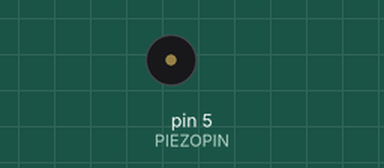
The sketch below on a simulated Arduino Uno, built with avr-gcc and run on an emulated ATmega328P. Parts: buzzer (waves = sounding).

Above: at 0.4 s.
At 2.4 s:
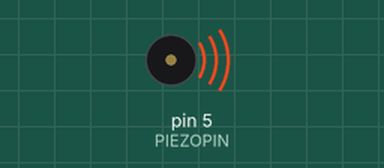
Timing chart, 0 to 8.3 s (numbered marks = the images above):
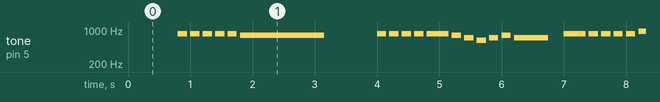

The sketch:

robot-dance.ino
```cpp
int PIEZOPIN = 5;

// One octave of notes between A4 and A5
int note_A4 = 440;
int note_As4 = 466; int note_Bb4 = note_As4;
int note_B4 = 494;
int note_C5 = 523;
int note_Cs5 = 554; int note_Db5 = note_Cs5;
int note_D5 = 587;
int note_Ds5 = 622; int note_Eb5 = note_Ds5;
int note_E5 = 659;
int note_F5 = 698;
int note_Fs5 = 740; int note_Gb5 = note_Fs5;
int note_G5 = 784;
int note_Gs5 = 830; int note_Ab5 = note_Gs5;

int note_A5 = note_A4 * 2;
int note_As5 = note_As4 * 2; int note_Bb5 = note_As5;
int note_B5 = note_B4 * 2;

int note_rest = -1;

// note lengths defined here
long whole_note = 1600; // change tempo by changing duration of one measure
long half_note = whole_note / 2;
long quarter_note = whole_note / 4;
long eighth_note = whole_note / 8;
long sixteenth_note = whole_note / 16;

// song is stored as notes and duration of those notes
long worknotes[11][2] = {
  {note_Eb5, eighth_note}, {note_B4, eighth_note}, {note_B4, eighth_note}, {note_Cs5, eighth_note},
  {note_Cs5, eighth_note}, {note_Cs5, sixteenth_note}, {note_B4, sixteenth_note}, {note_Eb5, sixteenth_note},
  {note_Fs5, sixteenth_note}, {note_E5, sixteenth_note}, {note_Eb5, sixteenth_note}
  };

// Everything is Awesome
long awesome_notes[35][2] = {
  // Measure 0
  {note_rest, eighth_note * 4},
  {note_Ab5, eighth_note},
  {note_Ab5, eighth_note},
  {note_Ab5, eighth_note},
  {note_Ab5, eighth_note},
  // Measure 1
  {note_Ab5, eighth_note},
  {note_G5, eighth_note * 7},
  // Measure 2
  {note_rest, eighth_note * 4},
  {note_Ab5, eighth_note},
  {note_Ab5, eighth_note},
  {note_Ab5, eighth_note},
  {note_Ab5, eighth_note},
  // Measure 3
  {note_Ab5, quarter_note},
  {note_G5, eighth_note},
  {note_F5, eighth_note},
  {note_Eb5, eighth_note},
  {note_F5, eighth_note},
  {note_G5, eighth_note},
  {note_F5, eighth_note * 3},
  // Measure 4
  {note_rest, eighth_note},
  {note_Ab5, eighth_note * 2},
  {note_Ab5, eighth_note},
  {note_Ab5, eighth_note},
  {note_Ab5, eighth_note},
  // Measure 5
  {note_Ab5, eighth_note},
  {note_Bb5, eighth_note * 7},
  // Measure 6
  {note_rest, eighth_note},
  {note_Bb4, eighth_note},
  {note_Bb4, eighth_note},
  {note_G5, eighth_note * 2},
  {note_F5, eighth_note},
  {note_F5, eighth_note},
  {note_Eb5, eighth_note},
  // Measure 7
  {note_Eb5, quarter_note * 3},
  {note_rest, quarter_note}
};

// if you want there to be silence between notes,
//   staccato should be true
bool staccato = true;

void setup() {
  pinMode(PIEZOPIN, OUTPUT);
}

void loop() {
  for(int i=0; i<35; i++){

    int between = 0;
    if(staccato){
      between = 50;
    }

    // Play tone, or play silence (for rest)
    if (awesome_notes[i][0] == note_rest) {
      noTone(PIEZOPIN);
    }
    else {
      tone(PIEZOPIN, awesome_notes[i][0]);
    }

    delay(awesome_notes[i][1] - between);
    noTone(PIEZOPIN);
    delay(between);
  }
}
```

Measured:
- by itself, tone on pin 5 (PIEZOPIN): plays 830 Hz for 0.15 s, 830 Hz for 0.15 s, 830 Hz for 0.15 s, 830 Hz for 0.15 s, 830 Hz for 0.15 s, 784 Hz for 1.4 s … (306 notes in this stretch)
